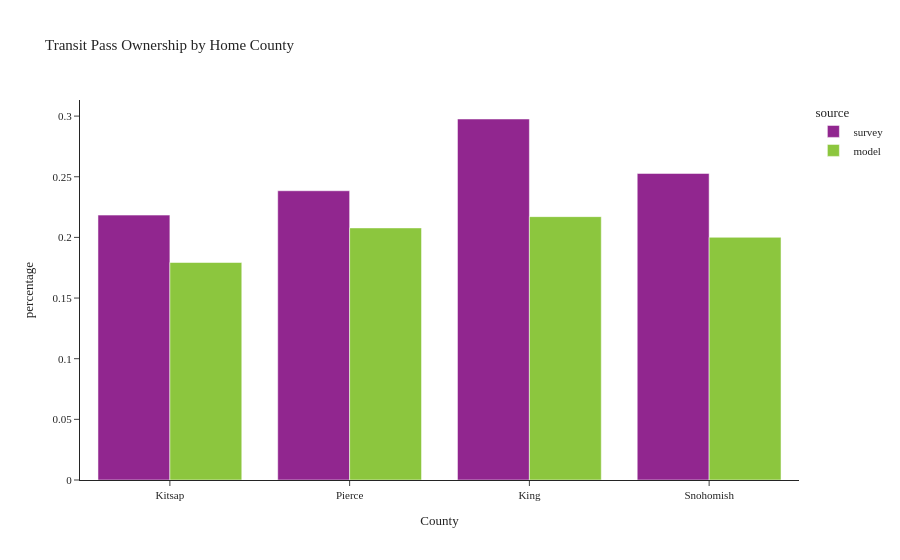

The cell this chart's notebook holds for it:
### Code cell
plot_transit_pass(person, 'CountyName', 'Home County', 'County')

### Figure 1 — Plotly figure (JSON) as saved in the notebook; plotly's stock layout.template omitted (floating-point values rounded to 4 significant figures)
{"data": [{"alignmentgroup": "True", "customdata": [[83], [172], [1258], [162]], "hovertemplate": "source=survey<br>CountyName=%{x}<br>percentage=%{y}<br>sample count=%{customdata[0]}<extra></extra>", "legendgroup": "survey", "marker": {"color": "#91268F", "pattern": {"shape": ""}}, "name": "survey", "offsetgroup": "survey", "orientation": "v", "showlegend": true, "textposition": "auto", "type": "bar", "x": ["Kitsap", "Pierce", "King", "Snohomish"], "xaxis": "x", "y": [0.2184, 0.2384, 0.2976, 0.2527], "yaxis": "y"}, {"alignmentgroup": "True", "customdata": [[500234], [49329], [192354], [170363]], "hovertemplate": "source=model<br>CountyName=%{x}<br>percentage=%{y}<br>sample count=%{customdata[0]}<extra></extra>", "legendgroup": "model", "marker": {"color": "#8CC63E", "pattern": {"shape": ""}}, "name": "model", "offsetgroup": "model", "orientation": "v", "showlegend": true, "textposition": "auto", "type": "bar", "x": ["King", "Kitsap", "Pierce", "Snohomish"], "xaxis": "x", "y": [0.2171, 0.1793, 0.2078, 0.2001], "yaxis": "y"}], "layout": {"barmode": "group", "legend": {"title": {"text": "source"}, "tracegroupgap": 0}, "title": {"text": "Transit Pass Ownership by Home County"}, "xaxis": {"anchor": "y", "domain": [0.0, 1.0], "title": {"text": "County"}}, "yaxis": {"anchor": "x", "domain": [0.0, 1.0], "title": {"text": "percentage"}}}}
